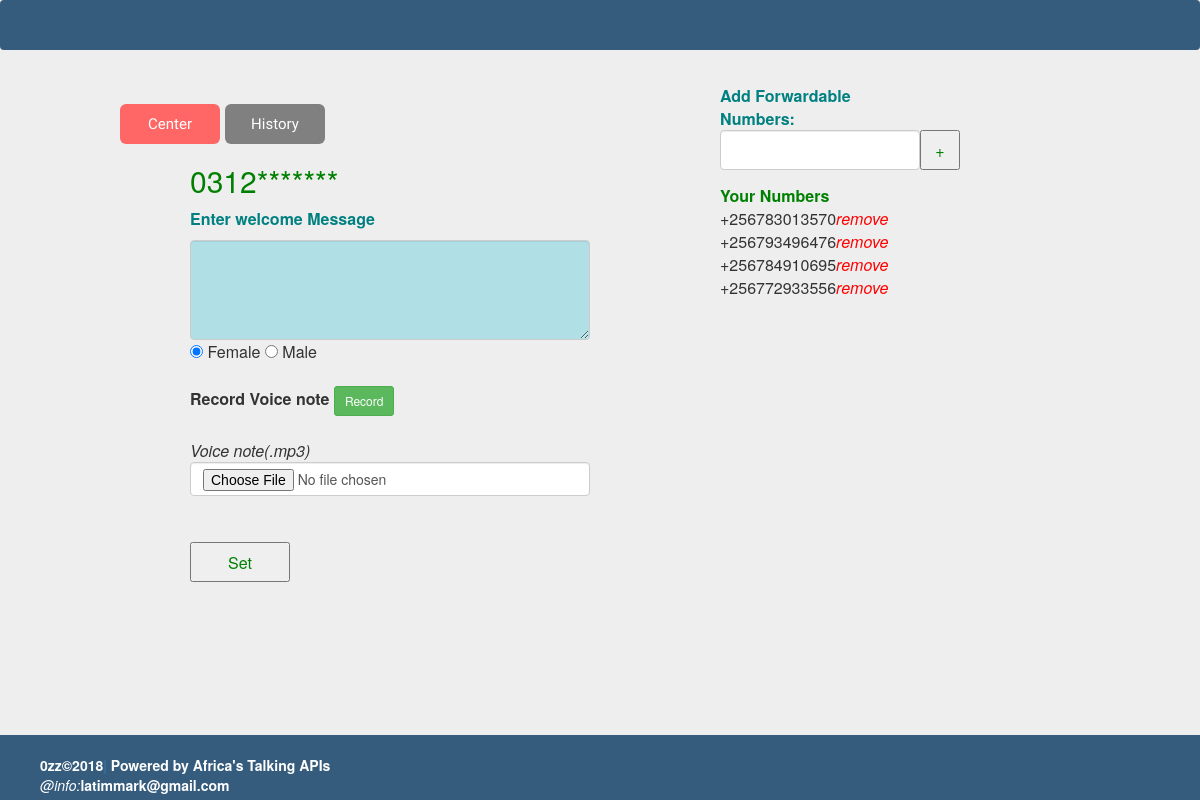
Before: /voice/fwd/ with the older database file.
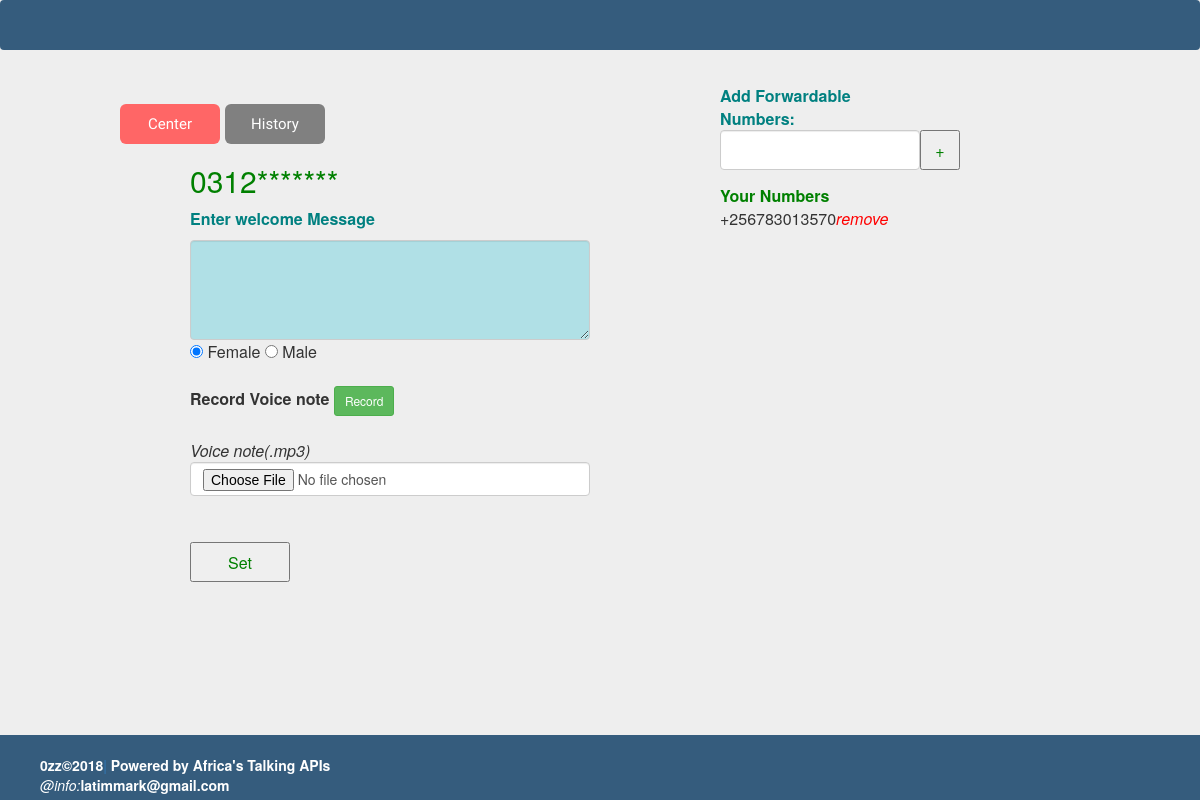
After: the same page with the newer database file.
### voice/models.py (models this page shows, shortened)
class Fwno(models.Model):
	id = models.AutoField(primary_key=True)
	num = models.CharField(max_length=13)

### voice/views.py (the view)
@csrf_exempt
def fwd(request):
	if "POST" == request.method:
		number=request.POST.get('addno')
		message = request.POST.get('mssg')
		b = Fwno.objects.all()
		print(b)
		x = b.filter(num=number)
		if x:
			messages.add_message(request, messages.INFO, 'number has already been added')
			return redirect('fwd')
		else:
			stats=Fwno(num=number)
			stats.save()
			return redirect('fwd')
	elif "GET" == request.method:
		stats = Fwno.objects.all()
		return render(request,'voice/fwd.html',{'stats':stats})

### templates/voice/fwd.html (shortened to what this page needs)
{% extends 'includes/newbes.html'%}
{% load staticfiles %}
{% block body_block %}
<head>
    <link rel="stylesheet" href="https://maxcdn.bootstrapcdn.com/bootstrap/3.3.7/css/bootstrap.min.css">
    <link rel="stylesheet" href="{% static 'css/my.css' %}">
</head>
<div style="padding-top:2%;">
<br>
<h3>
    <a id="active" class="btn btn-lg" >Center</a>
    <a id="buttn" class="btn btn-lg" href="{% url 'vhistory' %}">
    	History
    </a>
</h3>
<div id="fwno">
    <form name="addno" method="POST" action="{% url 'fwd' %}">
        <table style="border-collapse:collapse;">
            <tr>
            	<td style="color:teal;">
            		<b>
            		  Add Forwardable Numbers:
            		</b>
            	</td>
            </tr>
            <tr>
                <td>
      	           <input id="addno" class="form-control"  name="addno" required>
      	        </td>
       	        <td>
       	           <input type="submit" value="+"  id="plus" name="sub" required="addno">
       	        </td>
       	    </tr>
       	</table>
    </form>
    {% if stats %}
        <table  id="dbtable" style="text-align:left;">
		    <tr>
           	    <td style="color:green;">
           		    <b>
           			   Your Numbers
           		    </b>
           	    </td>
            </tr>
            {% for stat in stats %}
			<tr class='fixed1'>
				<td>{{stat.num}}</td>
				<td>
				    <a href="/voice/delete/{{stat.id}}">
				       <i style="color:red;">remove</i>
				    </a>
				</td>
			</tr>
			{% endfor %}
		</table>
	{% else %}
            <p>
        	  No Added Numbers
        	</p>
    {% endif %}
</div>
<div id="left_align">
    <form name="que" method="GET" action="{% url 'fwd' %}">
		<table id="tebo">
		    <tr>
		        <td>
			        <b id="rout_number"   name="route_number">
			            <h2>0312*******</h2>
			        </b>
		        </td>
		    </tr>
			<tr>
				<td>
					<p>
						<b style="color:teal;">
						  Enter welcome Message
					    </b>
					</p>
					<textarea type="text" class="form-control" id="messg" name="fw_message"
					 required></textarea>
				</td>
			</tr>
			<tr>
				<td>
					<input type="radio" name="voice" value="male" checked>
					  Female
					<input type="radio" name="voice" value="female">
					 Male
					<br>
					<br>
					<label>
						Record Voice note
					</label>
					<a class="btn btn-success btn-sm" href="{% url 'record' %}">
						Record
					</a>
					<br>
					<br>
					<i>
					  Voice note(.mp3)
					</i>
					 <input type="file" class="form-control" name="voice" value="user_voice">
					<br>
					<br>
					<input type="submit" style="width:100;height:40;text-align:center;" value="Set">
				</td>
			</tr>
		</table>
	</form>
</div>
</div>
{% endblock %}

### templates/includes/newbes.html (shortened to what this page needs)
<div id="hed">
   {% include 'includes/topnav.html' %}
</div>
<div>
<body >
{% block body_block%}
{% endblock %}
</body>
</div>
<div id="foot">
  {% include 'includes/footer.html' %}
</div>
</html>

### templates/includes/topnav.html (shortened to what this page needs)
{% load staticfiles %}
  <head>
    <link rel="stylesheet" href="{% static 'css/my.css' %}">
    <link rel="stylesheet" href="https://maxcdn.bootstrapcdn.com/bootstrap/3.3.7/css/bootstrap.min.css">
</head>
<nav  class="navbar navbar-expand-bg bg-light" >
</nav>
</html>

### templates/includes/footer.html (shortened to what this page needs)
<head>
  <link rel="stylesheet" href="https://maxcdn.bootstrapcdn.com/font-awesome/4.4.0/css/font-awesome.min.css">
</head>
<footer class="footer ">
  <br>
  <div id="foot" >
    <ul>
      <li>
        <b class="fut">
          0zz©2018
        </b>
      </li>
      <span>
        <a href="https://africastalking.com">
          <b class="fut" >
            Powered by Africa's Talking APIs
          </b>
        </a>
      </span>
      <br>
      <li>
        <i style="color:white;">@info:</i><b class="fut" >latimmark@gmail.com</b>
      </li>
    </ul>
  </div>
  <br>
</footer>
</html>

### static/css/my.css (style rules this page uses)
h3 { font-family: 'Cardo'; font-size: 15pt; margin-right:200; height:30; }
body { background:#ffebee; }

### templates/includes/topnav.html (style rules this page uses)
body { margin: 0; }
ul b { color:white; }
nav { background:#355C7D; height:50; width: 100%; }

### templates/voice/fwd.html (style rules this page uses)
#active { background:#ff6666; height:80; color:white; width:100; height: 40; text-align:center; font-size: 15; }
#buttn { height:40; width:100; color:white; background:#808080; font-size: 15; }
#fwno { float:right; margin-right:20%; width:20%; }
h3 { margin-left:10%; float:left; }
input { color:green; }
#left_align { float:left; margin-left:15%; }
#rout_number { width:200; height:40; color:green; }
#addno { width:200; height:40; }
#plus { width:40; height:40; border:round; }
#tebo { width:50%; height:50%; text-align:left; margin-left:10; }
#messg { height: 100; width: 400; margin:left; text-align:left; background-color:#B0E0E6; }

### templates/includes/footer.html (style rules this page uses)
.fut { color:white; }
footer { background-color:#355C7D; position: fixed; color:black; margin-bottom:0; left: 0; bottom: 0; height: 65px; width: 100%; overflow: hidden; }
ul { list-style-type: none; }
li { float:left; }

### templates/includes/newbes.html (style rules this page uses)
body { background:#eeeeee; }
#hed { width:100%; height: 40; }
#foot { width:100%; height:60; color:white; }

Changed rows visible on the page:
removed Fwno: num "+256793496476"
removed Fwno: num "+256784910695"
removed Fwno: num "+256772933556"
